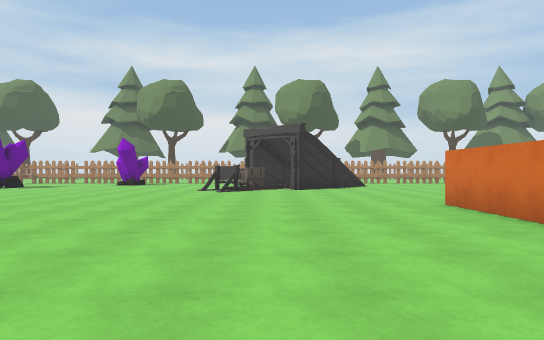
View 1 (above)

24 first-person views from a walk through a scene from a Unity 3-D project. The camera is 1.3 m above the floor, looks level and sees 70° across. The floor is counted in squares, 2 m on a side. Each view is taken from the middle of a square. On the plan, view 1 faces up. The plan holds only what a view shows up to about 11 squares ahead; the rest is blank. The place goes on beyond the plan. Some animated figures are left out. Some surface patterns are stand-ins.

View 2
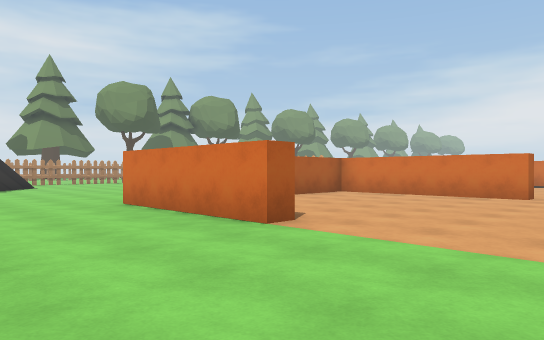

View 3
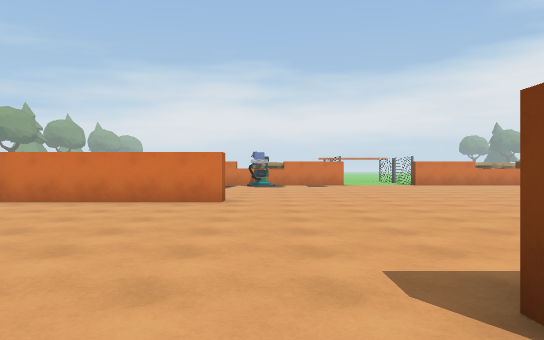

View 4
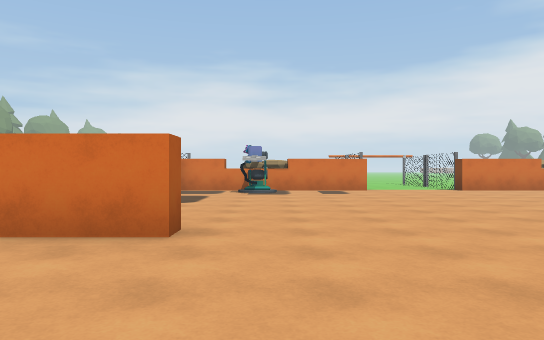

View 5
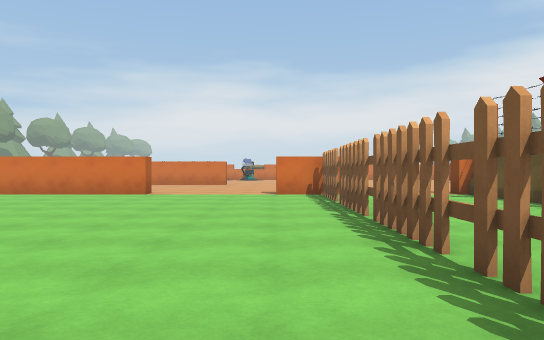

View 6
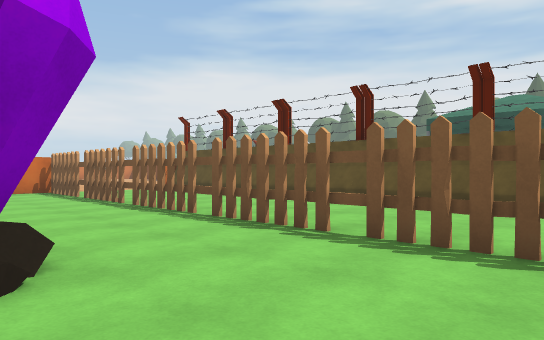

View 7
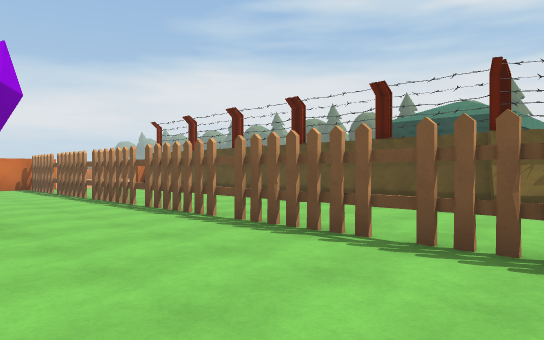

View 8
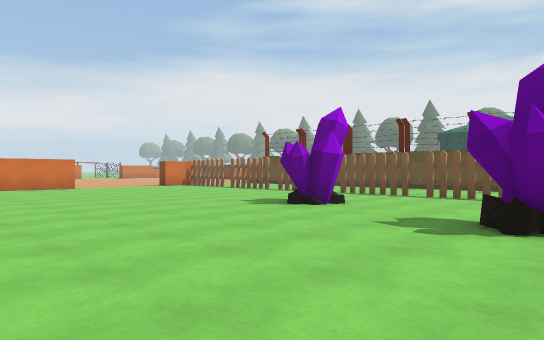

View 9
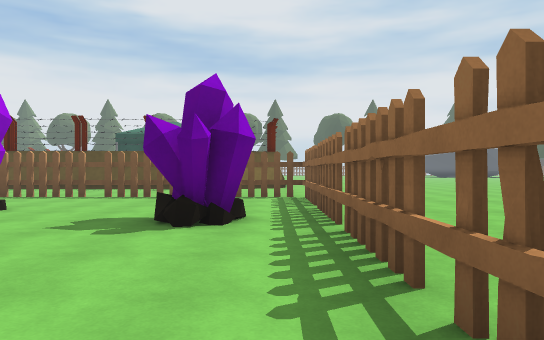

View 10
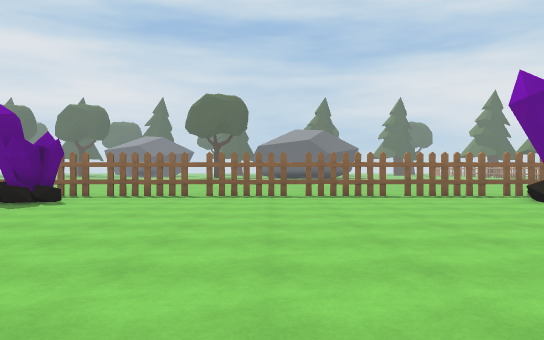

View 11
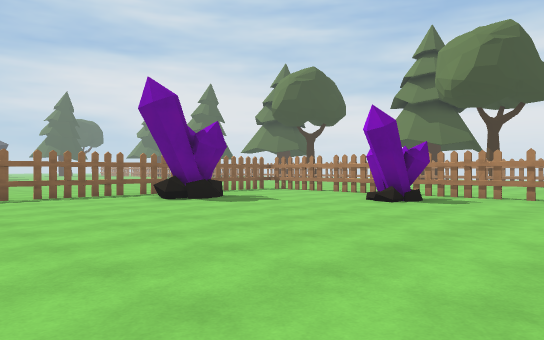

View 12
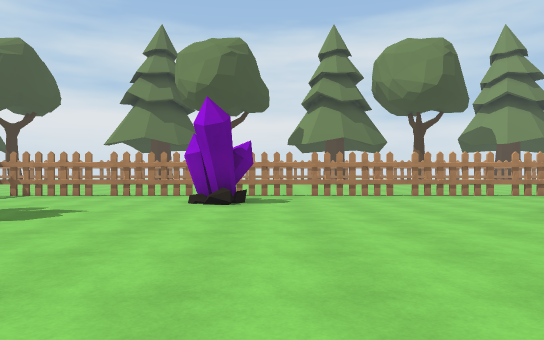

View 13
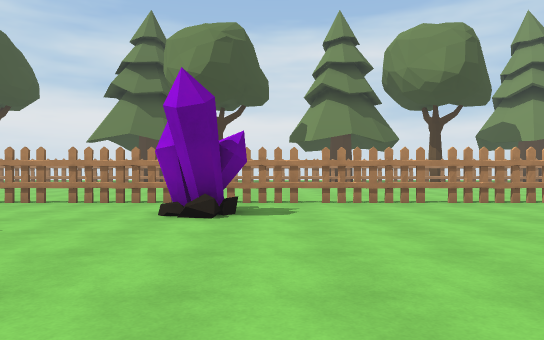

View 14
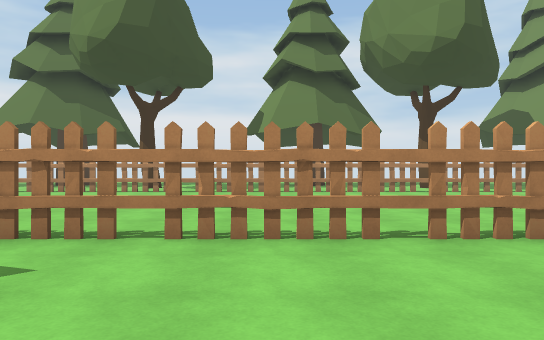

View 15
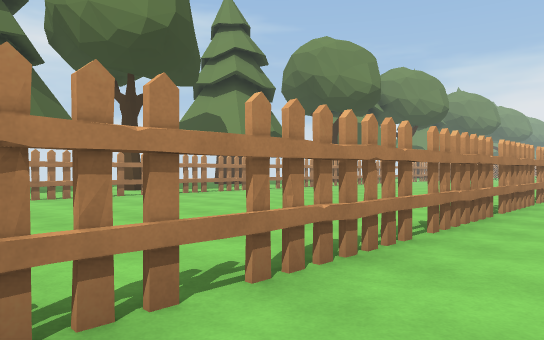

View 16
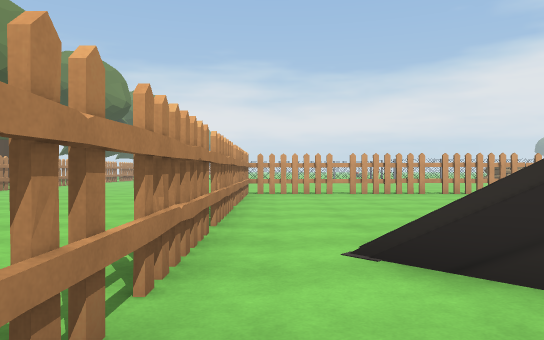

View 17
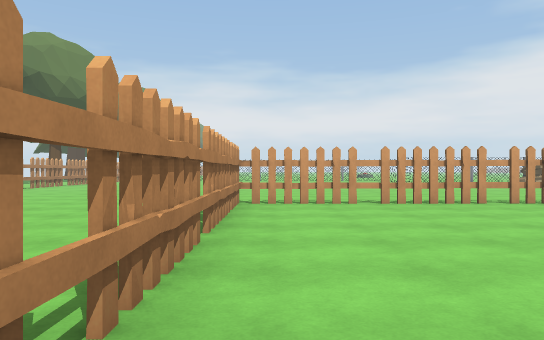

View 18
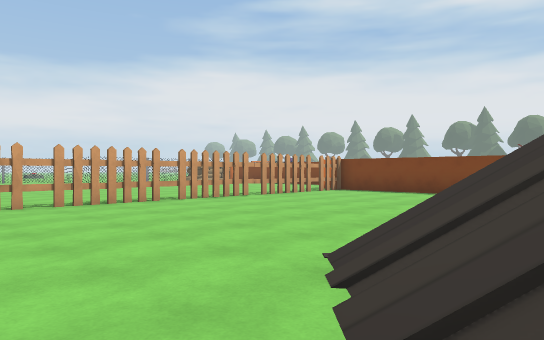

View 19
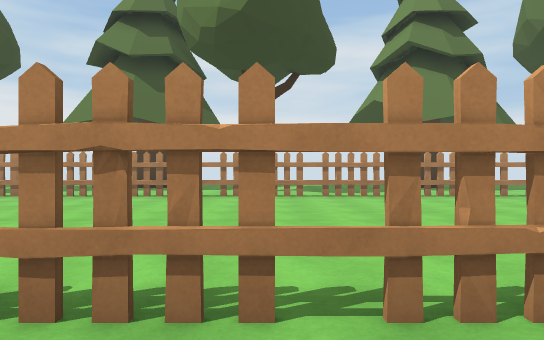

View 20
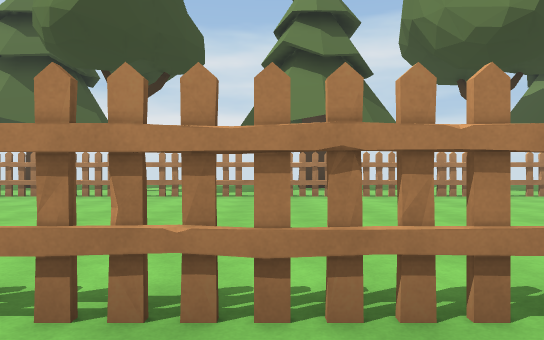

View 21
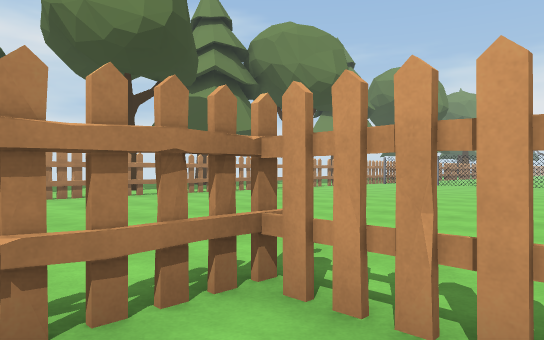

View 22
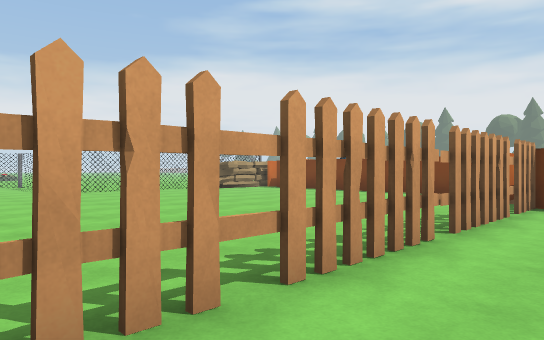

View 23
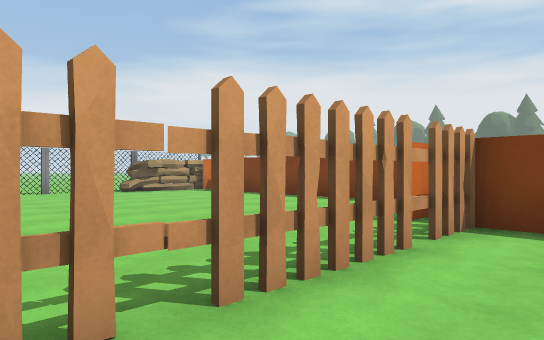

View 24
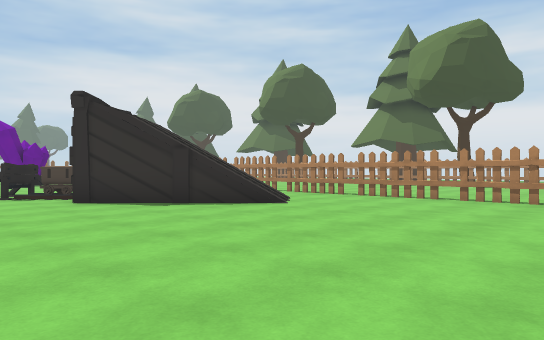

### Floor plan
Key: @ floor where view 1 was taken; # wall or solid block; . main floor; : floor 0.5 m higher than the main floor; / step, stairs or slope; = window, fence, low wall or low ledge; T thing the floor can be seen under or through; G gem; R tree; C cart; O other object.
Columns run from 13 left of view 1 to 17 right of it. Each row starts with its distance up from view 1.
 32            RR
 31            RR
 30
 29                 R          R
 28              .......   ..  .
 27          ###################
 26     ........................
 25     .........................
 24            ..................
 23            ...................
 22  .... .........................
 21  .......................  .....
 20  ..............................
 19  .TTTTTTTTTTTTTTTTTTT###.......
 18  #.....................T......
 17   .....G......./.......T...
 16    ...........#//......T....
 15  = G.........  //......T....
 14 .#.G........O  #.......T......
 13 .#..........C.O........T.......
 12 .#.........OO..........T.......
 11 .#.....................T.......
 10 .=................ ....=.......
  9 .#................ ....#.......
  8 .#................ ....#.......
  7 .#...............#######.......
  6 .#...............#  ...# ......
  5 .=...............#.....#  ....
  4 .#...............#.....#######
  3 .#.G...................#  :...
  2 .#.....G...............#:::...
  1  #............................
  0  =...........@.................
 -1  ##TTTTTTTT#######.............
 -2  ............... # ............
 -3   .............      ..........
 -4    ..............      ........
 -5     OOOOOOOOOOOOO       .......
 -6     OOOOOOOOOOOOO            ..

Where each view was taken, in squares from view 1:
view 1: 0 up, 0 right, facing up
view 2: 0 up, 0 right, facing up-right
view 3: 1 up, 2 right, facing right
view 4: 1 up, 6 right, facing right
view 5: 0 up, 7 left, facing right
view 6: 2 up, 9 left, facing down-right
view 7: 2 up, 11 left, facing down-right
view 8: 8 up, 11 left, facing down-right
view 9: 8 up, 11 left, facing down
view 10: 8 up, 2 left, facing left
view 11: 9 up, 2 left, facing up-left
view 12: 9 up, 5 left, facing up
view 13: 11 up, 5 left, facing up
view 14: 15 up, 3 left, facing up
view 15: 17 up, 3 left, facing up-right
view 16: 18 up, 1 left, facing right
view 17: 18 up, 2 right, facing right
view 18: 18 up, 2 right, facing down-right
view 19: 17 up, 3 right, facing up
view 20: 17 up, 7 right, facing up
view 21: 17 up, 8 right, facing up-right
view 22: 15 up, 8 right, facing down-right
view 23: 12 up, 8 right, facing down-right
view 24: 10 up, 9 right, facing up-left
